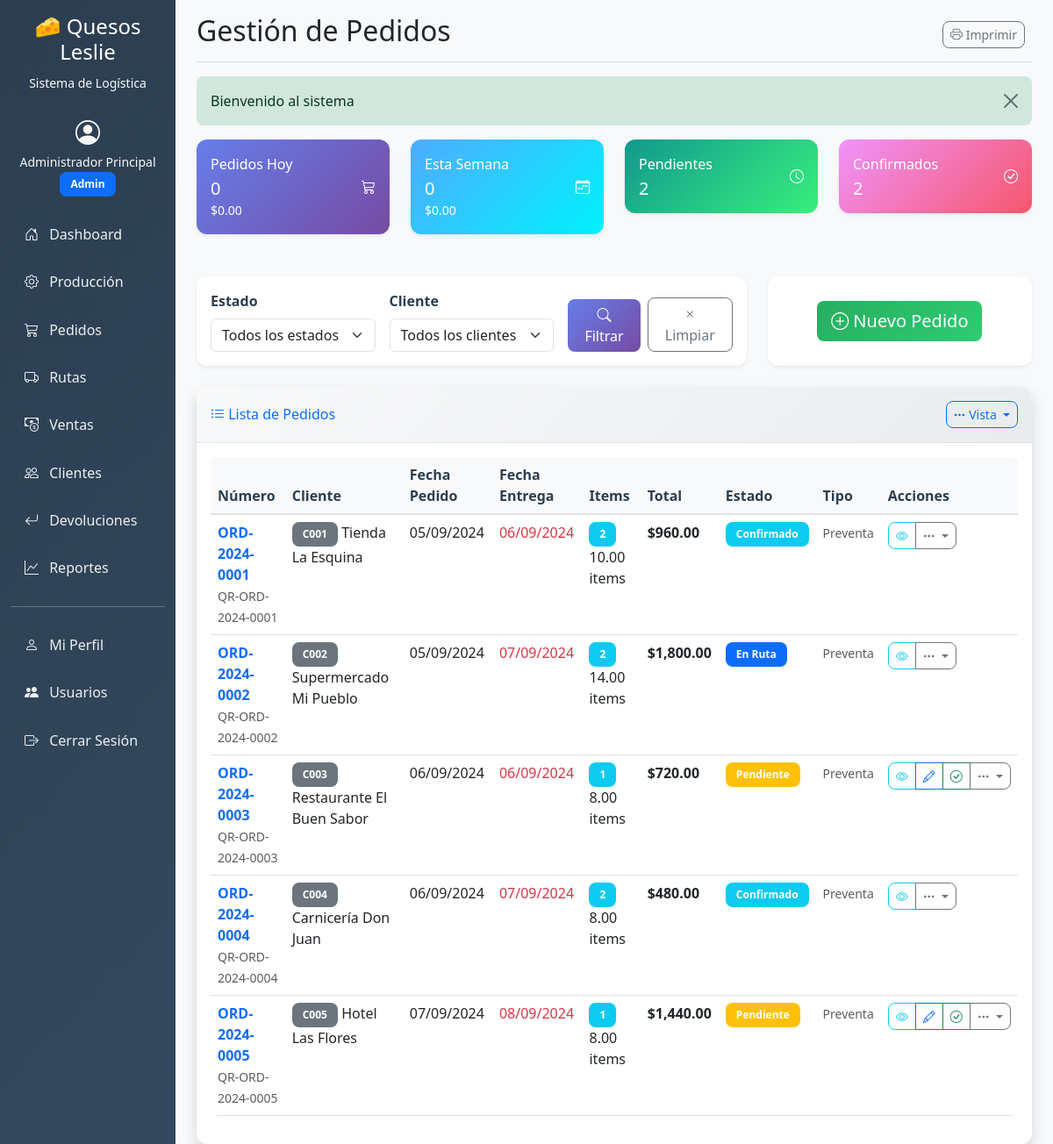
/orders (signed in), run on the app's committed database.
### tables this page shows
CREATE TABLE `orders` (
  `id` int(11) NOT NULL AUTO_INCREMENT,
  `order_number` varchar(50) NOT NULL,
  `customer_id` int(11) NOT NULL,
  `order_date` date NOT NULL,
  `delivery_date` date NOT NULL,
  `status` enum('pending','confirmed','in_route','delivered','cancelled') NOT NULL DEFAULT 'pending',
  `order_type` enum('presale','direct','route') NOT NULL DEFAULT 'presale',
  `total_amount` decimal(10,2) NOT NULL DEFAULT 0.00,
  `notes` text,
  `qr_code` varchar(100) DEFAULT NULL,
  `created_by` int(11) NOT NULL,
  `created_at` timestamp NOT NULL DEFAULT CURRENT_TIMESTAMP,
  `updated_at` timestamp NOT NULL DEFAULT CURRENT_TIMESTAMP ON UPDATE CURRENT_TIMESTAMP,
  PRIMARY KEY (`id`),
  UNIQUE KEY `order_number` (`order_number`),
  KEY `customer_id` (`customer_id`),
  KEY `created_by` (`created_by`),
  FOREIGN KEY (`customer_id`) REFERENCES `customers` (`id`),
  FOREIGN KEY (`created_by`) REFERENCES `users` (`id`)
);

CREATE TABLE `customers` (
  `id` int(11) NOT NULL AUTO_INCREMENT,
  `code` varchar(50) NOT NULL,
  `name` varchar(100) NOT NULL,
  `contact_person` varchar(100) DEFAULT NULL,
  `phone` varchar(20) DEFAULT NULL,
  `email` varchar(100) DEFAULT NULL,
  `address` text NOT NULL,
  `location_lat` decimal(10,8) DEFAULT NULL,
  `location_lng` decimal(11,8) DEFAULT NULL,
  `customer_type` enum('regular','wholesale','retail') NOT NULL DEFAULT 'regular',
  `credit_limit` decimal(10,2) NOT NULL DEFAULT 0.00,
  `payment_terms` int(11) NOT NULL DEFAULT 0,
  `is_active` tinyint(1) NOT NULL DEFAULT 1,
  `created_at` timestamp NOT NULL DEFAULT CURRENT_TIMESTAMP,
  `updated_at` timestamp NOT NULL DEFAULT CURRENT_TIMESTAMP ON UPDATE CURRENT_TIMESTAMP,
  PRIMARY KEY (`id`),
  UNIQUE KEY `code` (`code`)
);

### views/orders/index.php (the view, shortened to what the rows shown need)
<div class="card shadow">
    <div class="card-body">
        <?php if (!empty($orders)): ?>
        <div class="table-responsive">
            <table class="table table-hover">
                <thead class="table-light">
                    <tr>
                        <th>Número</th>
                        <th>Cliente</th>
                        <th>Fecha Pedido</th>
                        <th>Fecha Entrega</th>
                        <th>Items</th>
                        <th>Total</th>
                        <th>Estado</th>
                        <th>Tipo</th>
                        <th>Acciones</th>
                    </tr>
                </thead>
                <tbody>
                    <?php foreach ($orders as $order): ?>
                    <tr>
                        <td>
                            <a href="<?php echo BASE_URL; ?>orders/view/<?php echo $order['id']; ?>" class="text-decoration-none fw-bold">
                                <?php echo htmlspecialchars($order['order_number']); ?>
                            </a>
                            <?php if ($order['qr_code']): ?>
                            <br><small class="text-muted"><?php echo htmlspecialchars($order['qr_code']); ?></small>
                            <?php endif; ?>
                        </td>
                        <td>
                            <span class="badge bg-secondary"><?php echo htmlspecialchars($order['customer_code']); ?></span>
                            <?php echo htmlspecialchars($order['customer_name']); ?>
                        </td>
                        <td><?php echo date('d/m/Y', strtotime($order['order_date'])); ?></td>
                        <td>
                            <?php
                            $delivery_class = '';
                            $today = date('Y-m-d');
                            if ($order['delivery_date'] < $today && $order['status'] !== 'delivered') {
                                $delivery_class = 'text-danger';
                            } elseif ($order['delivery_date'] == $today) {
                                $delivery_class = 'text-warning';
                            }
                            ?>
                            <span class="<?php echo $delivery_class; ?>">
                                <?php echo date('d/m/Y', strtotime($order['delivery_date'])); ?>
                            </span>
                        </td>
                        <td>
                            <span class="badge bg-info"><?php echo $order['total_items']; ?></span>
                            <?php echo number_format($order['total_quantity'], 2); ?> items
                        </td>
                        <td class="fw-bold">$<?php echo number_format($order['total_amount'], 2); ?></td>
                        <td>
                            <?php
                            $status_classes = [
                                'pending' => 'warning',
                                'confirmed' => 'info',
                                'in_route' => 'primary',
                                'delivered' => 'success',
                                'cancelled' => 'danger'
                            ];
                            $status_labels = [
                                'pending' => 'Pendiente',
                                'confirmed' => 'Confirmado',
                                'in_route' => 'En Ruta',
                                'delivered' => 'Entregado',
                                'cancelled' => 'Cancelado'
                            ];
                            ?>
                            <span class="badge bg-<?php echo $status_classes[$order['status']]; ?>">
                                <?php echo $status_labels[$order['status']]; ?>
                            </span>
                        </td>
                        <td>
                            <?php
                            $type_labels = [
                                'presale' => 'Preventa',
                                'direct' => 'Directo',
                                'route' => 'En Ruta'
                            ];
                            ?>
                            <small class="text-muted"><?php echo $type_labels[$order['order_type']] ?? $order['order_type']; ?></small>
                        </td>
                        <td>
                            <div class="btn-group btn-group-sm" role="group">
                                <a href="<?php echo BASE_URL; ?>orders/view/<?php echo $order['id']; ?>"
                                   class="btn btn-outline-info" title="Ver detalles">
                                    <i class="bi bi-eye"></i>
                                </a>
                                <?php if ($order['status'] === 'pending'): ?>
                                <a href="<?php echo BASE_URL; ?>orders/edit/<?php echo $order['id']; ?>"
                                   class="btn btn-outline-primary" title="Editar">
                                    <i class="bi bi-pencil"></i>
                                </a>
                                <a href="<?php echo BASE_URL; ?>orders/confirm/<?php echo $order['id']; ?>"
                                   class="btn btn-outline-success" title="Confirmar">
                                    <i class="bi bi-check-circle"></i>
                                </a>
                                <?php endif; ?>
                                <div class="btn-group btn-group-sm" role="group">
                                    <button type="button" class="btn btn-outline-secondary dropdown-toggle"
                                            data-bs-toggle="dropdown" title="Más opciones">
                                        <i class="bi bi-three-dots"></i>
                                    </button>
                                </div>
                            </div>
                        </td>
                    </tr>
                    <?php endforeach; ?>
                </tbody>
            </table>
        </div>
        <?php endif; ?>
    </div>
</div>

### data on the page
orders: order_number "ORD-2024-0001", qr_code "QR-ORD-2024-0001", customer.code "C001", customer.name "Tienda La Esquina", order_date "05/09/2024", delivery_date "06/09/2024", total_items "2", total_quantity "10.00", total_amount "960.00", status "Confirmado", order_type "Preventa"
orders: order_number "ORD-2024-0002", qr_code "QR-ORD-2024-0002", customer.code "C002", customer.name "Supermercado Mi Pueblo", order_date "05/09/2024", delivery_date "07/09/2024", total_items "2", total_quantity "14.00", total_amount "1,800.00", status "En Ruta", order_type "Preventa"
orders: order_number "ORD-2024-0003", qr_code "QR-ORD-2024-0003", customer.code "C003", customer.name "Restaurante El Buen Sabor", order_date "06/09/2024", delivery_date "06/09/2024", total_items "1", total_quantity "8.00", total_amount "720.00", status "Pendiente", order_type "Preventa"
orders: order_number "ORD-2024-0004", qr_code "QR-ORD-2024-0004", customer.code "C004", customer.name "Carnicería Don Juan", order_date "06/09/2024", delivery_date "07/09/2024", total_items "2", total_quantity "8.00", total_amount "480.00", status "Confirmado", order_type "Preventa"
orders: order_number "ORD-2024-0005", qr_code "QR-ORD-2024-0005", customer.code "C005", customer.name "Hotel Las Flores", order_date "07/09/2024", delivery_date "08/09/2024", total_items "1", total_quantity "8.00", total_amount "1,440.00", status "Pendiente", order_type "Preventa"

### other printed values
$_SESSION['user_name'] "Administrador Principal"
$_SESSION['user_role'] "Admin"
$page_title "Gestión de Pedidos"
$flash['message'] "Bienvenido al sistema"
$stats['today']['count'] "0"
$stats['today']['total'] "0.00"
$stats['week']['count'] "0"
$stats['week']['total'] "0.00"
$stats['by_status']['pending'] "2"
$stats['by_status']['confirmed'] "2"
